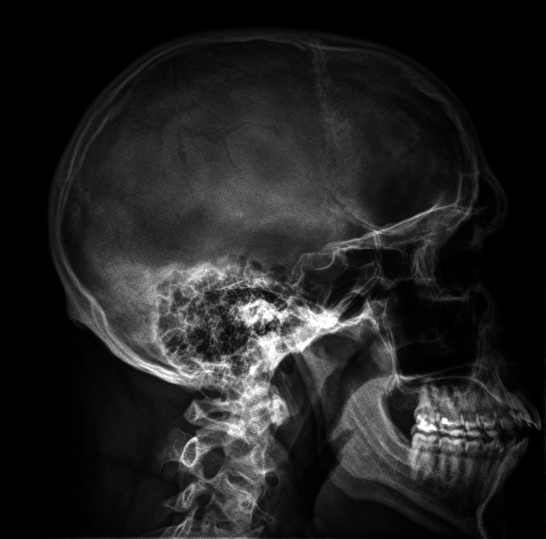
#> input picture zestaw3/ex06/czaszka-a.png, 1092 x 1078 px (shown at 1/2 size)
$ python main.py
#> lines starting #> are read from the running program, lines starting #| are printed output that depends on the picture
import numpy as np
import cv2
import matplotlib.pyplot as plt

# Funkcja do zmiany kontrastu na podstawie wartości punktów dla kanału RGB
def adjust_contrast(channel_values, contrast_function):
    """
    Funkcja modyfikuje wartości kanału na podstawie zadanej funkcji kontrastu.

    :param channel_values: Tablica wartości kanału (0-255)
    :param contrast_function: Funkcja kontrastu, która modyfikuje wartości.
    :return: Zmieniona tablica wartości kanału.
    """
    return np.vectorize(contrast_function)(channel_values)

# Funkcje kontrastu dla każdego z kanałów (niebieski, zielony, czerwony)
def blue_contrast(x):
    if x <= 31:
        return 128 + (x / 31) * (255 - 128)  # rośnie od 128 do 255
    elif x <= 95:
        return 255  # stała wartość 255
    elif x < 159:
        return 255 - ((x - 95) / (159 - 95)) * 255  # spada od 255 do 0
    else:
        return 0  # pozostaje na 0

def green_contrast(x):
    if x <= 31:
        return 0  # stała wartość 0
    elif x <= 95:
        return (x - 31) / (95 - 31) * 255  # rośnie od 0 do 255
    elif x <= 159:
        return 255
    elif x < 223:
        return 255 - ((x - 159) / (223 - 159)) * 255  # spada od 255 do 0
    else:
        return 0  # pozostaje na 0

def red_contrast(x):
    if x <= 95:
        return 0  # stała wartość 0
    elif x <= 159:
        return (x - 95) / (159 - 95) * 255  # rośnie od 0 do 255
    elif x <= 223:
        return 255  # stała wartość 255
    else:
        return 255 - ((x - 223) / (255 - 223)) * 127  # spada od 255 do 128

# Wczytaj obraz
image_path = 'czaszka-a.png'  # Zmień to na ścieżkę do swojego obrazu
image = cv2.imread(image_path)
#> image is the input picture: shape (1078, 1092, 3); min 0, max 255, mean 33.5

# Przekształć obraz do przestrzeni RGB (OpenCV używa BGR)
image_rgb = cv2.cvtColor(image, cv2.COLOR_BGR2RGB)

# Ustalanie kontrastów dla każdego kanału (Blue, Green, Red)
blue_channel = np.array([blue_contrast(x) for x in range(256)], dtype=np.uint8)
green_channel = np.array([green_contrast(x) for x in range(256)], dtype=np.uint8)
red_channel = np.array([red_contrast(x) for x in range(256)], dtype=np.uint8)

# Stworzenie nowego obrazu z zmienionymi wartościami kontrastu
image_rgb_new = image_rgb.copy()

# Modyfikacja kanałów RGB na podstawie funkcji kontrastu
image_rgb_new[:, :, 0] = red_channel[image_rgb[:, :, 2]]    # Kanał czerwony
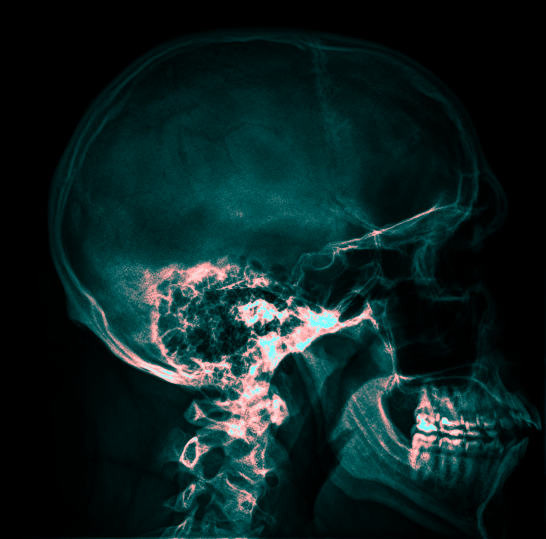
#> image_rgb_new: shape (1078, 1092, 3) (shown at 1/2 size); mean R, G, B 12.3, 33.5, 33.5
image_rgb_new[:, :, 1] = green_channel[image_rgb[:, :, 1]]  # Kanał zielony
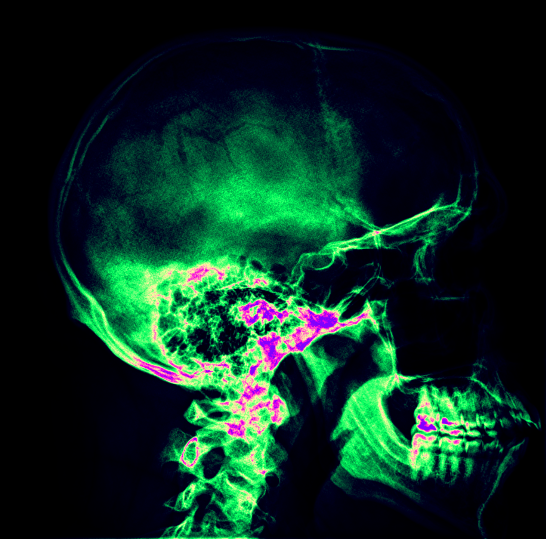
#> image_rgb_new: shape (1078, 1092, 3) (shown at 1/2 size); mean R, G, B 12.3, 46.6, 33.5
image_rgb_new[:, :, 2] = blue_channel[image_rgb[:, :, 0]]  # Kanał niebieski
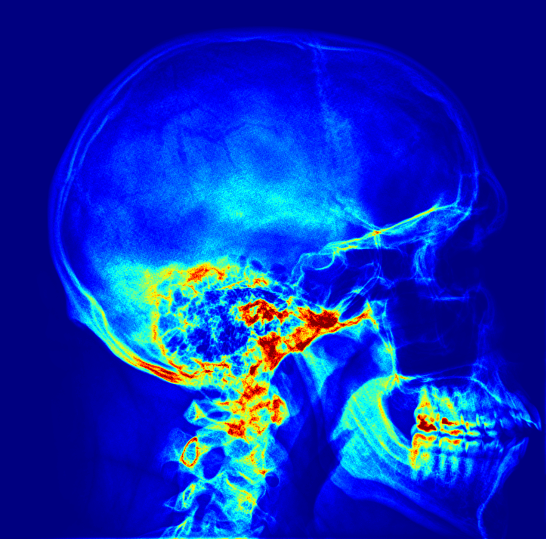
#> image_rgb_new: shape (1078, 1092, 3) (shown at 1/2 size); mean R, G, B 12.3, 46.6, 183.5


cv2.imwrite('adjusted_image.png', cv2.cvtColor(image_rgb_new, cv2.COLOR_RGB2BGR))  # Zapisz po transformacji

# Wyświetlenie oryginalnego obrazu i zmodyfikowanego obrazu
plt.figure(figsize=(10, 5))

# Oryginalny obraz
plt.subplot(1, 2, 1)
plt.imshow(image_rgb)
plt.title("Oryginalny obraz")
plt.axis("off")

# Obraz po transformacji kontrastu
plt.subplot(1, 2, 2)
plt.imshow(image_rgb_new)
plt.title("Obraz po transformacji kontrastu")
plt.axis("off")

plt.savefig("all.png")
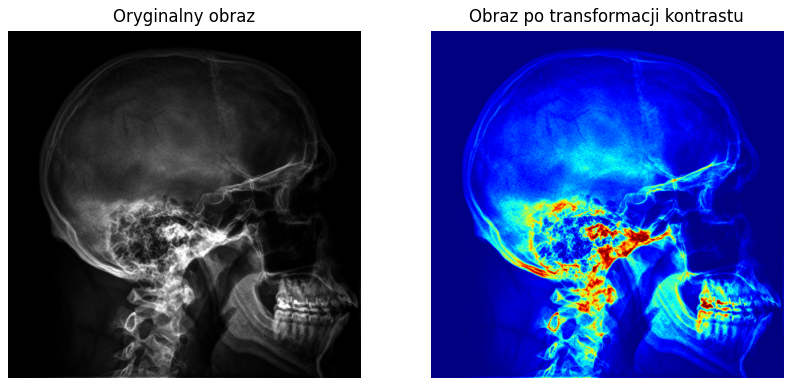
#> figure drawn by matplotlib, 2 panels
